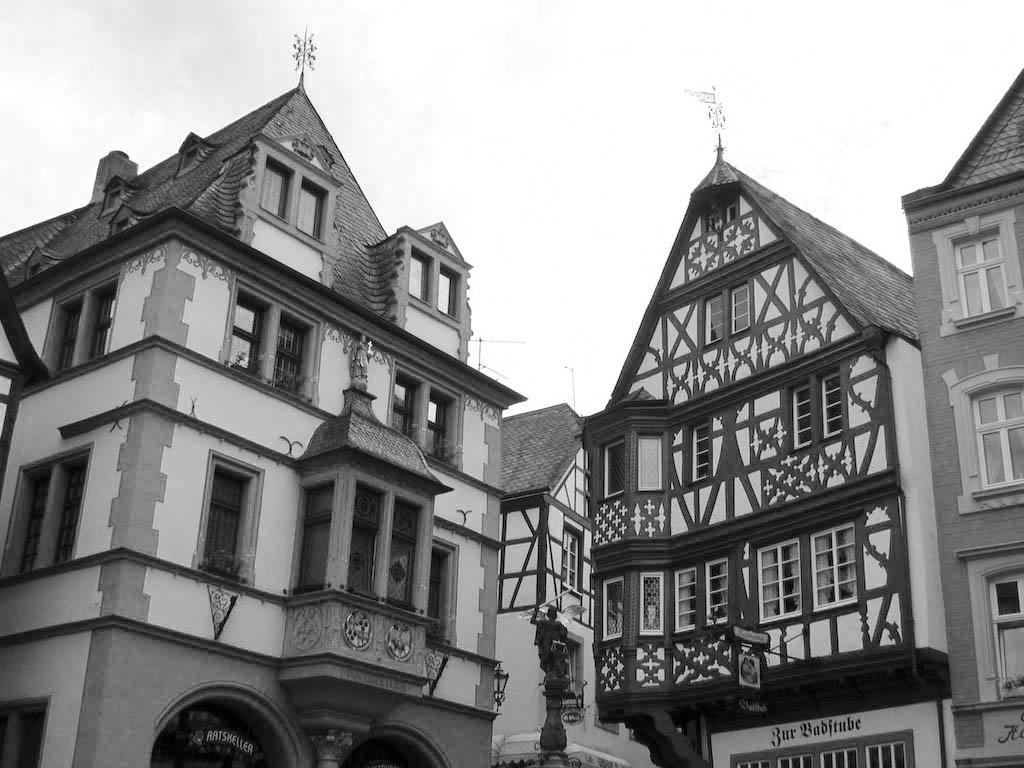
#> input picture img/sample4.jpg, 1024 x 768 px, found by its file name
$ python binaryotsu.py
#> lines starting #> are read from the running program, lines starting #| are printed output that depends on the picture; after the words box and inside, x2 and y2 are one past the last pixel; in counts of white or black regions, pixels touching at a corner belong together
#> further down, sample is the input picture: shape (768, 1024); min 0, max 255, mean 141.3
import pylab
import numpy
import math

def Rgb2Gray(rgb):
    return numpy.dot(rgb[...,:3], [0.299, 0.587, 0.144]);

def BinaryOtsu(img):
    imgGray = numpy.array(img);
    if (img.ndim  > 2):
        imgGray = Rgb2Gray(img);
    hist, bins = numpy.histogram(imgGray);
#> hist = [38854, 96421, 93875, 74359, 82737, 66393, 63125, 44364, 7683, 218621]; bins = [0, 25.5, 51, 76.5, 102, 127.5, 153, 178.5, 204, 229.5, 255]
    minBrightness = numpy.min(imgGray);
#> minBrightness = 0
    maxBrightness = numpy.max(imgGray);
#> maxBrightness = 255
    N = imgGray.size;
#> N = 786432
    Wi = (hist.cumsum(0));
#> Wi = [38854, 135275, 229150, 303509, 386246, 452639, 515764, 560128, 567811, 786432]
    Mi = (hist*numpy.arange(hist.size)).cumsum(0)/Wi;
#> Mi = [0, 0.713, 1.24, 1.67, 2.17, 2.59, 3, 3.32, 3.38, 4.94]
    Di = Wi*(N-Wi)*((2*Mi-1/N)**2);
#> Di = [0.047, 1.79e+11, 7.86e+11, 1.64e+12, 2.91e+12, 4.04e+12, 5.04e+12, 5.59e+12, 5.68e+12, 0]
    bound = numpy.argmax(Di);
#> bound = 8
    boundBrightness = bins[bound];
#> boundBrightness = 204
    imgGray[imgGray < boundBrightness] = 0;
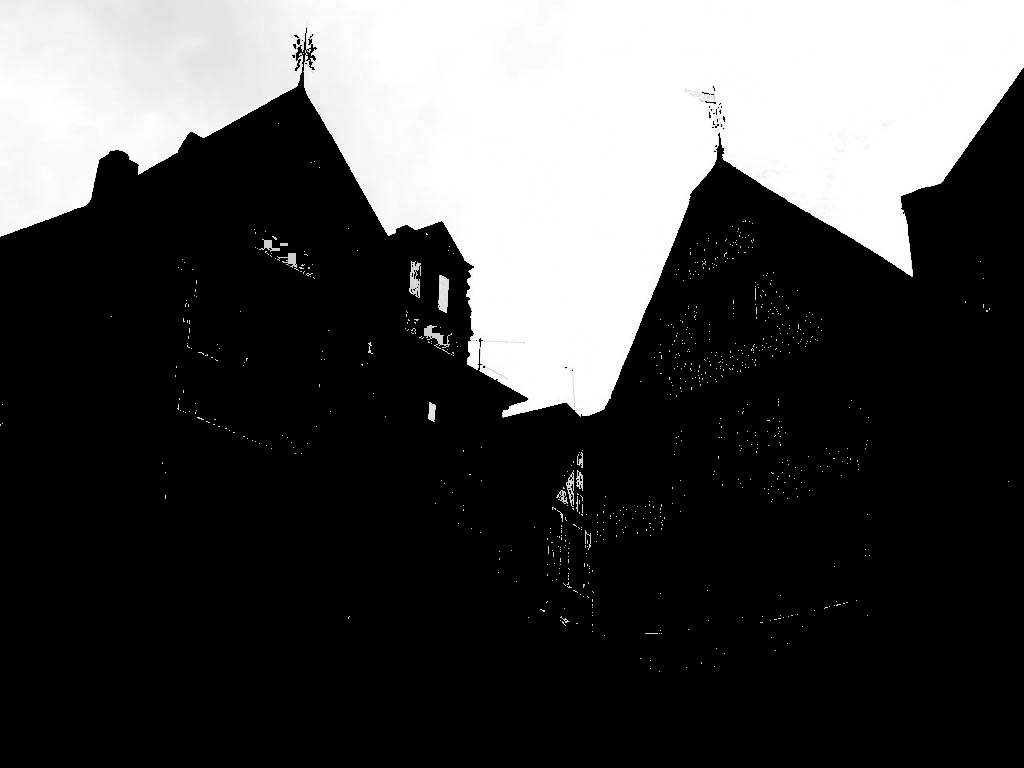
#> imgGray: shape (768, 1024); min 0, max 255, mean 72.2
    imgGray[imgGray >= boundBrightness] = 255;
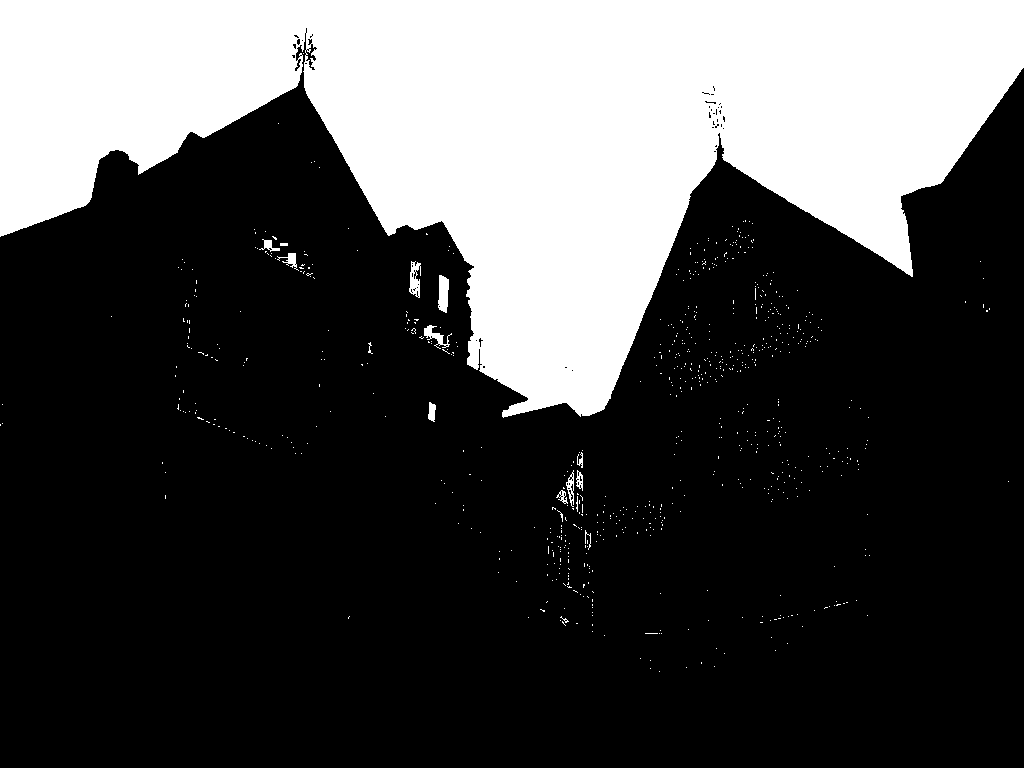
#> imgGray: shape (768, 1024); 28.8% white; 748 white regions (733 under 20 px), largest, box (x1, y1, x2, y2) and area: (0, 0, 1024, 418) 223443, (438, 275, 449, 313) 328, (409, 261, 421, 298) 265
    return numpy.uint8(imgGray);
sample = pylab.imread('sample4.jpg');
m = BinaryOtsu(sample);
pylab.subplot(1, 2, 1),  pylab.imshow(sample, cmap = pylab.get_cmap('gray'));
pylab.subplot(1, 2, 2),  pylab.imshow(m, cmap = pylab.get_cmap('gray'));
pylab.show();
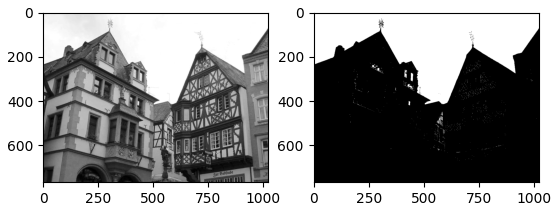
#> figure drawn by matplotlib, 2 panels

$ run again, with img/sample2.jpg copied over img/sample4.jpg
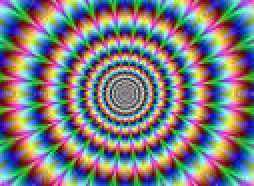
#> input picture img/sample2.jpg, 127 x 93 px, found by its file name (shown 2 times larger)
#> sample is the input picture: shape (93, 127, 3); mean R, G, B 123.3, 123.3, 125.6
#> hist = [134, 1272, 1302, 1347, 1667, 1935, 1360, 1192, 1200, 402]; bins = [8.15, 31.66, 55.18, 78.69, 102.2, 125.7, 149.2, 172.7, 196.3, 219.8, 243.3]
#> minBrightness = 8.15
#> maxBrightness = 243.3
#> Wi = [134, 1406, 2708, 4055, 5722, 7657, 9017, 10209, 11409, 11811]
#> Mi = [0, 0.905, 1.43, 1.95, 2.55, 3.17, 3.6, 3.99, 4.41, 4.57]
#> Di = [0.0112, 47890606, 201993651.7, 479522941.3, 905433487.7, 1.28e+09, 1.3e+09, 1.04e+09, 357495488.2, 0]
#> bound = 6
#> boundBrightness = 149.2
#> in BinaryOtsu, `imgGray[imgGray >= boundBrightness] = 255;`:
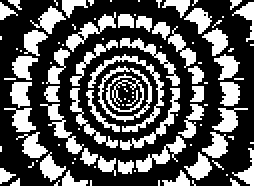
#> imgGray: shape (93, 127) float64 (shown 2 times larger); 35.2% white; 104 white regions (59 under 20 px), largest, box (x1, y1, x2, y2) and area: (44, 27, 82, 66) 205, (60, 44, 90, 75) 159, (20, 52, 42, 77) 143
#> `pylab.show();`:
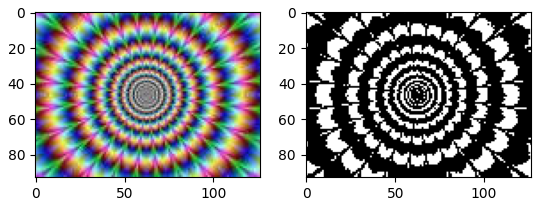
#> figure drawn by matplotlib, 2 panels

$ run again, with img/sample3.jpg copied over img/sample4.jpg
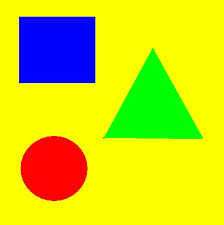
#> input picture img/sample3.jpg, 224 x 225 px, found by its file name
#> sample is the input picture: shape (225, 224, 3); mean R, G, B 206.2, 212, 27.3
#> hist = [5012, 57, 3276, 14, 20, 4436, 196, 207, 1661, 35521]; bins = [25.31, 47.41, 69.51, 91.62, 113.7, 135.8, 157.9, 180, 202.1, 224.2, 246.3]
#> minBrightness = 25.31
#> maxBrightness = 246.3
#> Wi = [5012, 5069, 8345, 8359, 8379, 12815, 13011, 13218, 14879, 50400]
#> Mi = [0, 0.0112, 0.792, 0.796, 0.803, 2.26, 2.31, 2.39, 3.01, 7.23]
#> Di = [0.0896, 116015.5, 880464623.4, 889901153.3, 908829966.9, 9.81e+09, 1.04e+10, 1.12e+10, 1.92e+10, 0]
#> bound = 8
#> boundBrightness = 202.1
#> in BinaryOtsu, `imgGray[imgGray >= boundBrightness] = 255;`:
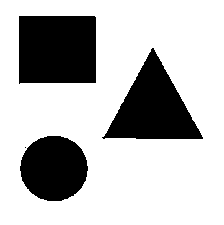
#> imgGray: shape (225, 224) float64; 73.8% white; 4 black regions (1 under 20 px), largest, box (x1, y1, x2, y2) and area: (19, 16, 96, 84) 5159, (102, 48, 203, 139) 4597, (20, 136, 88, 201) 3461
#> `pylab.show();`:
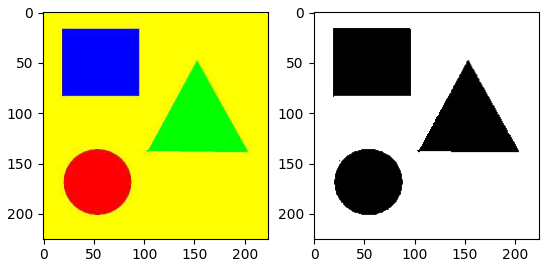
#> figure drawn by matplotlib, 2 panels
